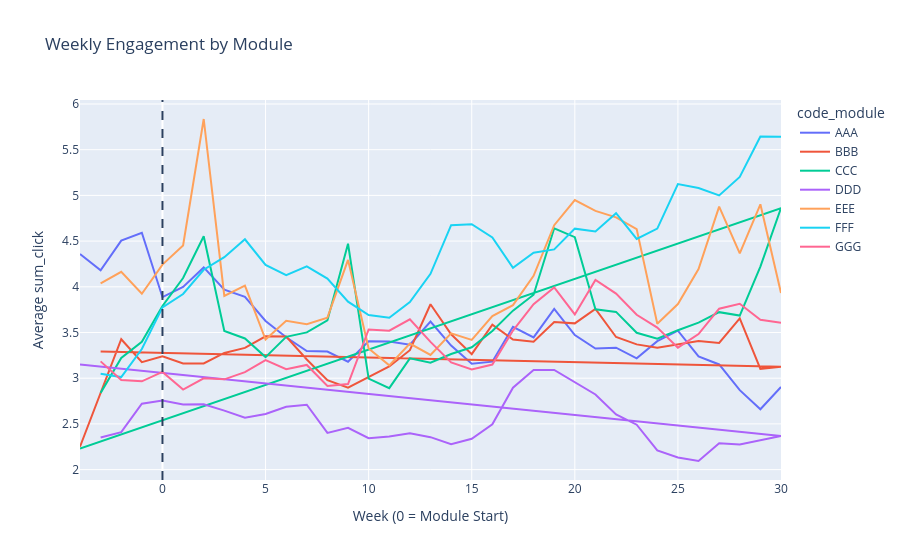

The notebook cell saved with this chart:
### Markdown cell above
### 12. Interactive chart — weekly engagement by module (Plotly)

A hover-and-filter version of Section 6's weekly engagement line, broken out
by `code_module` — useful for spot-checking any one module's pattern without
re-running code, since every earlier chart in this notebook is a static image.

### Code cell
import plotly.express as px

# Student → module
module_lookup = (
    student_info
    .drop_duplicates("id_student")
    .set_index("id_student")["code_module"]
    .to_dict()
)

weekly = {}

# Process VLE data in chunks
for chunk in pd.read_csv(
    vle_path,
    chunksize=CHUNK,
    usecols=["id_student", "date", "sum_click"]
):
    chunk["week"] = chunk["date"] // 7
    chunk["code_module"] = chunk["id_student"].map(module_lookup)

    chunk = chunk[
        chunk["week"].between(-4, 30)
        & chunk["code_module"].notna()
    ]

    grouped = chunk.groupby(["code_module", "week"])["sum_click"]

    for key, values in grouped:
        weekly.setdefault(key, []).extend(values.tolist())

# Create plotting data
plotly_df = pd.DataFrame([
    {
        "code_module": module,
        "week": week,
        "avg_click": np.mean(values)
    }
    for (module, week), values in weekly.items()
])

# Interactive plot
fig = px.line(
    plotly_df,
    x="week",
    y="avg_click",
    color="code_module",
    title="Weekly Engagement by Module",
    labels={
        "week": "Week (0 = Module Start)",
        "avg_click": "Average sum_click"
    }
)

fig.add_vline(x=0, line_dash="dash")
fig.show()

### Figure 1 — Plotly figure (JSON) as saved in the notebook; plotly's stock layout.template omitted (floating-point values rounded to 4 significant figures)
{"data": [{"hovertemplate": "code_module=AAA<br>Week (0 = Module Start)=%{x}<br>Average sum_click=%{y}<extra></extra>", "legendgroup": "AAA", "line": {"color": "#636efa", "dash": "solid"}, "marker": {"symbol": "circle"}, "mode": "lines", "name": "AAA", "orientation": "v", "showlegend": true, "type": "scatter", "x": [-4, -3, -2, -1, 0, 1, 2, 3, 4, 5, 6, 7, 8, 9, 10, 11, 12, 13, 14, 15, 16, 17, 18, 19, 20, 21, 22, 23, 24, 25, 26, 27, 28, 29, 30], "xaxis": "x", "y": [4.359, 4.182, 4.504, 4.591, 3.886, 3.998, 4.212, 3.969, 3.889, 3.627, 3.448, 3.297, 3.291, 3.18, 3.404, 3.401, 3.366, 3.619, 3.357, 3.158, 3.181, 3.562, 3.446, 3.759, 3.471, 3.324, 3.333, 3.217, 3.405, 3.52, 3.238, 3.15, 2.869, 2.661, 2.903], "yaxis": "y"}, {"hovertemplate": "code_module=BBB<br>Week (0 = Module Start)=%{x}<br>Average sum_click=%{y}<extra></extra>", "legendgroup": "BBB", "line": {"color": "#EF553B", "dash": "solid"}, "marker": {"symbol": "circle"}, "mode": "lines", "name": "BBB", "orientation": "v", "showlegend": true, "type": "scatter", "x": [-4, -2, -1, 0, 1, 2, 3, 4, 5, 6, 7, 8, 9, 10, 11, 12, 13, 14, 15, 16, 17, 18, 19, 20, 21, 22, 23, 24, 25, 26, 27, 28, 29, 30, -3], "xaxis": "x", "y": [2.25, 3.426, 3.175, 3.239, 3.162, 3.161, 3.277, 3.332, 3.459, 3.455, 3.205, 2.978, 2.897, 3.015, 3.128, 3.306, 3.809, 3.481, 3.263, 3.585, 3.423, 3.4, 3.615, 3.6, 3.758, 3.451, 3.37, 3.332, 3.368, 3.406, 3.385, 3.654, 3.102, 3.126, 3.291], "yaxis": "y"}, {"hovertemplate": "code_module=CCC<br>Week (0 = Module Start)=%{x}<br>Average sum_click=%{y}<extra></extra>", "legendgroup": "CCC", "line": {"color": "#00cc96", "dash": "solid"}, "marker": {"symbol": "circle"}, "mode": "lines", "name": "CCC", "orientation": "v", "showlegend": true, "type": "scatter", "x": [-3, -2, -1, 0, 1, 2, 3, 4, 5, 6, 7, 8, 9, 10, 11, 12, 13, 14, 15, 16, 17, 18, 19, 20, 21, 22, 23, 24, 25, 26, 27, 28, 29, 30, -4], "xaxis": "x", "y": [2.839, 3.221, 3.399, 3.791, 4.096, 4.553, 3.517, 3.435, 3.231, 3.452, 3.501, 3.632, 4.471, 2.995, 2.891, 3.217, 3.169, 3.264, 3.338, 3.517, 3.739, 3.913, 4.64, 4.542, 3.754, 3.725, 3.497, 3.431, 3.525, 3.608, 3.723, 3.685, 4.222, 4.861, 2.231], "yaxis": "y"}, {"hovertemplate": "code_module=DDD<br>Week (0 = Module Start)=%{x}<br>Average sum_click=%{y}<extra></extra>", "legendgroup": "DDD", "line": {"color": "#ab63fa", "dash": "solid"}, "marker": {"symbol": "circle"}, "mode": "lines", "name": "DDD", "orientation": "v", "showlegend": true, "type": "scatter", "x": [-3, -2, -1, 0, 1, 2, 3, 4, 5, 6, 7, 8, 9, 10, 11, 12, 13, 14, 15, 16, 17, 18, 19, 20, 21, 22, 23, 24, 25, 26, 27, 28, 29, 30, -4], "xaxis": "x", "y": [2.35, 2.409, 2.721, 2.755, 2.712, 2.716, 2.645, 2.567, 2.608, 2.687, 2.71, 2.401, 2.457, 2.343, 2.362, 2.398, 2.355, 2.277, 2.338, 2.496, 2.896, 3.089, 3.09, 2.96, 2.822, 2.604, 2.491, 2.21, 2.132, 2.094, 2.289, 2.275, 2.32, 2.367, 3.15], "yaxis": "y"}, {"hovertemplate": "code_module=EEE<br>Week (0 = Module Start)=%{x}<br>Average sum_click=%{y}<extra></extra>", "legendgroup": "EEE", "line": {"color": "#FFA15A", "dash": "solid"}, "marker": {"symbol": "circle"}, "mode": "lines", "name": "EEE", "orientation": "v", "showlegend": true, "type": "scatter", "x": [-3, -2, -1, 0, 1, 2, 3, 4, 5, 6, 7, 8, 9, 10, 11, 12, 13, 14, 15, 16, 17, 18, 19, 20, 21, 22, 23, 24, 25, 26, 27, 28, 29, 30], "xaxis": "x", "y": [4.036, 4.163, 3.923, 4.243, 4.453, 5.836, 3.899, 4.012, 3.423, 3.627, 3.591, 3.663, 4.295, 3.325, 3.14, 3.379, 3.254, 3.49, 3.419, 3.68, 3.799, 4.119, 4.674, 4.949, 4.83, 4.759, 4.632, 3.595, 3.811, 4.194, 4.876, 4.365, 4.902, 3.932], "yaxis": "y"}, {"hovertemplate": "code_module=FFF<br>Week (0 = Module Start)=%{x}<br>Average sum_click=%{y}<extra></extra>", "legendgroup": "FFF", "line": {"color": "#19d3f3", "dash": "solid"}, "marker": {"symbol": "circle"}, "mode": "lines", "name": "FFF", "orientation": "v", "showlegend": true, "type": "scatter", "x": [-3, -2, -1, 0, 1, 2, 3, 4, 5, 6, 7, 8, 9, 10, 11, 12, 13, 14, 15, 16, 17, 18, 19, 20, 21, 22, 23, 24, 25, 26, 27, 28, 29, 30], "xaxis": "x", "y": [3.048, 3.013, 3.319, 3.775, 3.921, 4.187, 4.323, 4.52, 4.24, 4.127, 4.224, 4.09, 3.838, 3.691, 3.661, 3.834, 4.142, 4.674, 4.685, 4.539, 4.208, 4.373, 4.409, 4.636, 4.606, 4.806, 4.523, 4.637, 5.123, 5.08, 5.0, 5.201, 5.645, 5.641], "yaxis": "y"}, {"hovertemplate": "code_module=GGG<br>Week (0 = Module Start)=%{x}<br>Average sum_click=%{y}<extra></extra>", "legendgroup": "GGG", "line": {"color": "#FF6692", "dash": "solid"}, "marker": {"symbol": "circle"}, "mode": "lines", "name": "GGG", "orientation": "v", "showlegend": true, "type": "scatter", "x": [-3, -2, -1, 0, 1, 2, 3, 4, 5, 6, 7, 8, 9, 10, 11, 12, 13, 14, 15, 16, 17, 18, 19, 20, 21, 22, 23, 24, 25, 26, 27, 28, 29, 30], "xaxis": "x", "y": [3.184, 2.98, 2.966, 3.069, 2.876, 2.999, 2.988, 3.067, 3.198, 3.098, 3.145, 2.914, 2.936, 3.534, 3.52, 3.644, 3.398, 3.172, 3.095, 3.15, 3.522, 3.809, 3.992, 3.697, 4.075, 3.926, 3.694, 3.554, 3.334, 3.483, 3.76, 3.814, 3.64, 3.608], "yaxis": "y"}], "layout": {"legend": {"title": {"text": "code_module"}, "tracegroupgap": 0}, "shapes": [{"line": {"dash": "dash"}, "type": "line", "x0": 0, "x1": 0, "xref": "x", "y0": 0, "y1": 1, "yref": "y domain"}], "title": {"text": "Weekly Engagement by Module"}, "xaxis": {"anchor": "y", "domain": [0, 1], "title": {"text": "Week (0 = Module Start)"}}, "yaxis": {"anchor": "x", "domain": [0, 1], "title": {"text": "Average sum_click"}}}}
